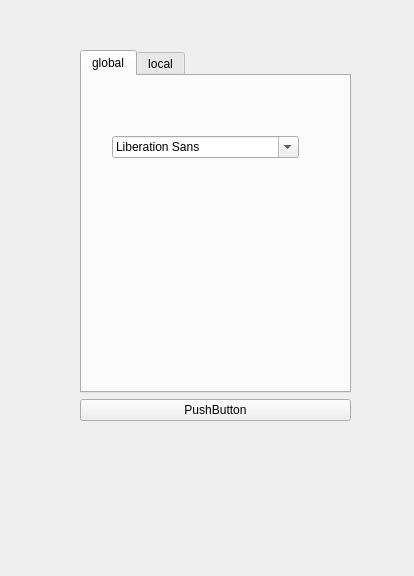
<?xml version="1.0" encoding="UTF-8"?>
<ui version="4.0">
 <class>uiDebugViewer</class>
 <widget class="QWidget" name="uiDebugViewer">
  <property name="enabled">
   <bool>true</bool>
  </property>
  <property name="geometry">
   <rect>
    <x>0</x>
    <y>0</y>
    <width>414</width>
    <height>576</height>
   </rect>
  </property>
  <property name="windowTitle">
   <string>Debug-Viewer</string>
  </property>
  <widget class="QWidget" name="layoutWidget">
   <property name="geometry">
    <rect>
     <x>80</x>
     <y>50</y>
     <width>271</width>
     <height>371</height>
    </rect>
   </property>
   <layout class="QVBoxLayout" name="verticalLayout_2">
    <item>
     <widget class="QTabWidget" name="tabWidget">
      <property name="mouseTracking">
       <bool>false</bool>
      </property>
      <property name="tabPosition">
       <enum>QTabWidget::North</enum>
      </property>
      <property name="tabShape">
       <enum>QTabWidget::Rounded</enum>
      </property>
      <property name="currentIndex">
       <number>0</number>
      </property>
      <property name="elideMode">
       <enum>Qt::ElideNone</enum>
      </property>
      <property name="usesScrollButtons">
       <bool>true</bool>
      </property>
      <property name="documentMode">
       <bool>false</bool>
      </property>
      <property name="tabsClosable">
       <bool>false</bool>
      </property>
      <property name="movable">
       <bool>true</bool>
      </property>
      <widget class="QWidget" name="tabGlobal">
       <attribute name="title">
        <string>global</string>
       </attribute>
       <attribute name="toolTip">
        <string>global workspace variables</string>
       </attribute>
       <widget class="QFontComboBox" name="fontComboBox">
        <property name="geometry">
         <rect>
          <x>30</x>
          <y>60</y>
          <width>187</width>
          <height>22</height>
         </rect>
        </property>
       </widget>
      </widget>
      <widget class="QWidget" name="tabLocal">
       <attribute name="title">
        <string>local</string>
       </attribute>
      </widget>
     </widget>
    </item>
    <item>
     <widget class="QPushButton" name="pushButton">
      <property name="text">
       <string>PushButton</string>
      </property>
     </widget>
    </item>
   </layout>
  </widget>
 </widget>
 <resources/>
 <connections/>
</ui>
